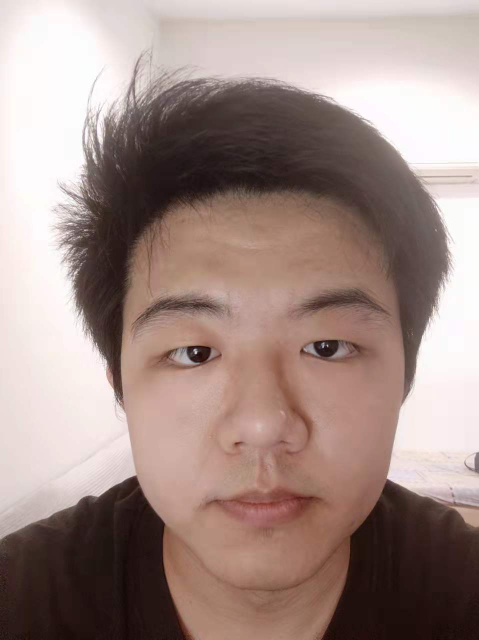
%> input picture EE5907/CA/CA2/submission/upload/LUO_ZIJIAN/code/selfdata/1.jpg, 958 x 1280 px (shown at 1/2 size)
$ octave self_data_processing.m   (GNU Octave 9; MATLAB toolbox functions it lacks are replaced by stand-ins)
%> lines starting %> are read from the running program, lines starting %| are printed output that depends on the picture; pictures that were not available may be replaced by others from this repository, and a replacement may not be noted
clc;
clear all;
close all;

%Read from selfie and transist them into self_data.m

image_1=imread('selfdata\1.jpg');
%> image_1 is the input picture: size 1280x958x3 uint8; mean R, G, B 161.5, 140.5, 134.4
image_1=rgb2gray(image_1);
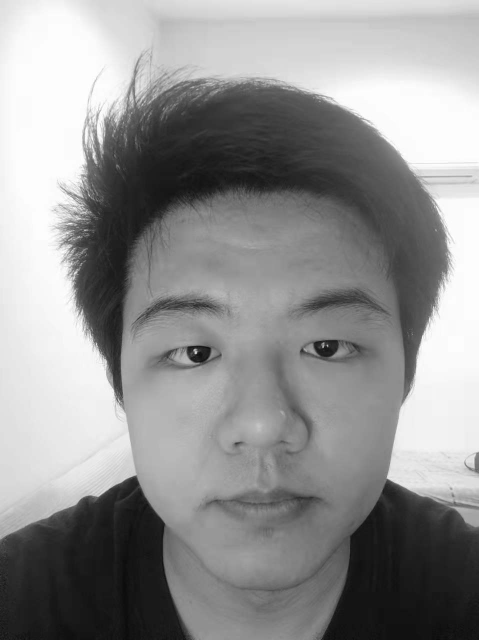
%> image_1: size 1280x958 uint8 (shown at 1/2 size); min 8, max 255, mean 146.1
image_1=imresize(image_1,[32,32],'nearest');
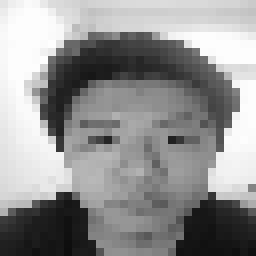
%> image_1: size 32x32 uint8 (shown 8 times larger); min 13, max 254, mean 146.6
imwrite(image_1,'selfdata_new\1.jpg');
self_input(:,1)=reshape(image_1,1024,1);
image_2=imread('selfdata\2.jpg');
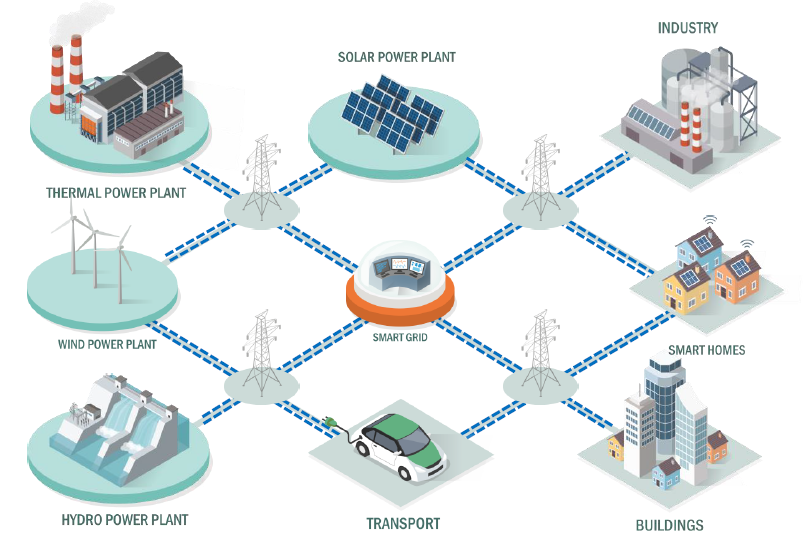
%> input picture EE5111/CA/CA2/CA2/2.png, 806 x 546 px, given in place of 2.jpg, which was not available
%> image_2 is the input picture: size 546x806x3 uint8; mean R, G, B 226.8, 233.2, 233.7
image_2=rgb2gray(image_2);
%> image_2: size 546x806 uint8
image_2=imresize(image_2,[32,32],'nearest');
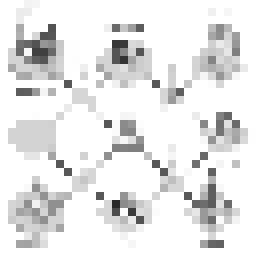
%> image_2: size 32x32 uint8 (shown 8 times larger); min 41, max 255, mean 230.6
imwrite(image_2,'selfdata_new\2.jpg');
self_input(:,2)=reshape(image_2,1024,1);
image_3=imread('selfdata\3.jpg');
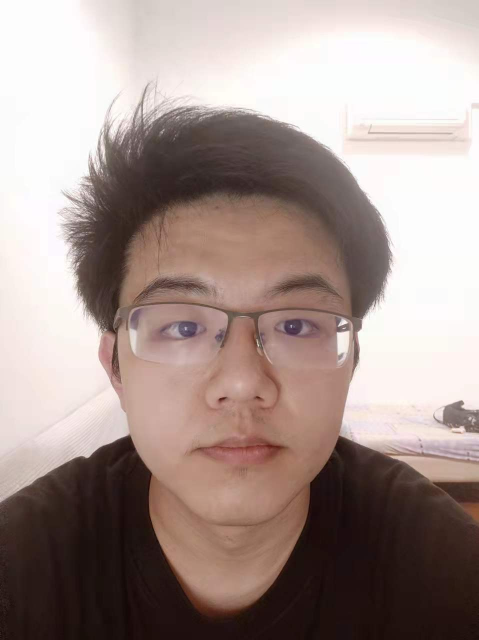
%> input picture EE5907/CA/CA2/submission/upload/LUO_ZIJIAN/code/selfdata/3.jpg, 958 x 1280 px (shown at 1/2 size)
%> image_3 is the input picture: size 1280x958x3 uint8; mean R, G, B 164.8, 147.7, 142.4
image_3=rgb2gray(image_3);
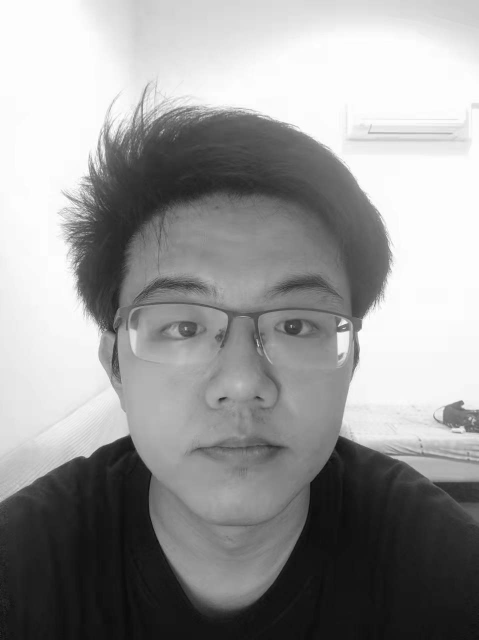
%> image_3: size 1280x958 uint8 (shown at 1/2 size); min 5, max 255, mean 152.2
image_3=imresize(image_3,[32,32],'nearest');
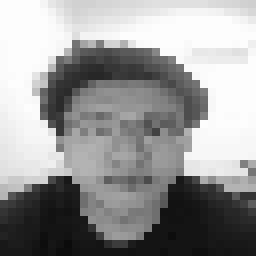
%> image_3: size 32x32 uint8 (shown 8 times larger); min 12, max 253, mean 151.9
imwrite(image_3,'selfdata_new\3.jpg');
self_input(:,3)=reshape(image_3,1024,1);
%> (the run ends here)
